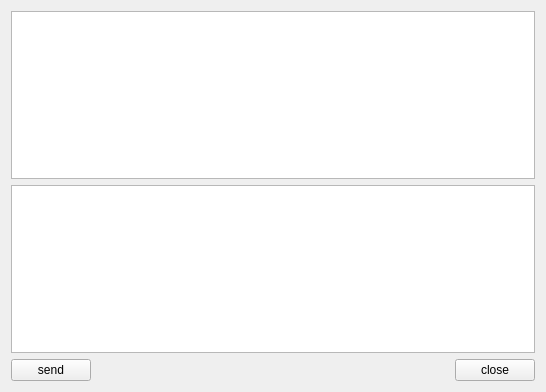
<?xml version="1.0" encoding="UTF-8"?>
<ui version="4.0">
 <class>ServerWidget</class>
 <widget class="QWidget" name="ServerWidget">
  <property name="geometry">
   <rect>
    <x>0</x>
    <y>0</y>
    <width>546</width>
    <height>392</height>
   </rect>
  </property>
  <property name="windowTitle">
   <string>ServerWidget</string>
  </property>
  <layout class="QGridLayout" name="gridLayout">
   <item row="0" column="0" colspan="3">
    <widget class="QTextEdit" name="textEditRead">
     <property name="readOnly">
      <bool>true</bool>
     </property>
    </widget>
   </item>
   <item row="1" column="0" colspan="3">
    <widget class="QTextEdit" name="textEditWrite"/>
   </item>
   <item row="2" column="0">
    <widget class="QPushButton" name="buttonSend">
     <property name="text">
      <string>send</string>
     </property>
    </widget>
   </item>
   <item row="2" column="1">
    <spacer name="horizontalSpacer">
     <property name="orientation">
      <enum>Qt::Horizontal</enum>
     </property>
     <property name="sizeHint" stdset="0">
      <size>
       <width>321</width>
       <height>20</height>
      </size>
     </property>
    </spacer>
   </item>
   <item row="2" column="2">
    <widget class="QPushButton" name="buttonClose">
     <property name="text">
      <string>close</string>
     </property>
    </widget>
   </item>
  </layout>
 </widget>
 <layoutdefault spacing="6" margin="11"/>
 <resources/>
 <connections/>
</ui>
